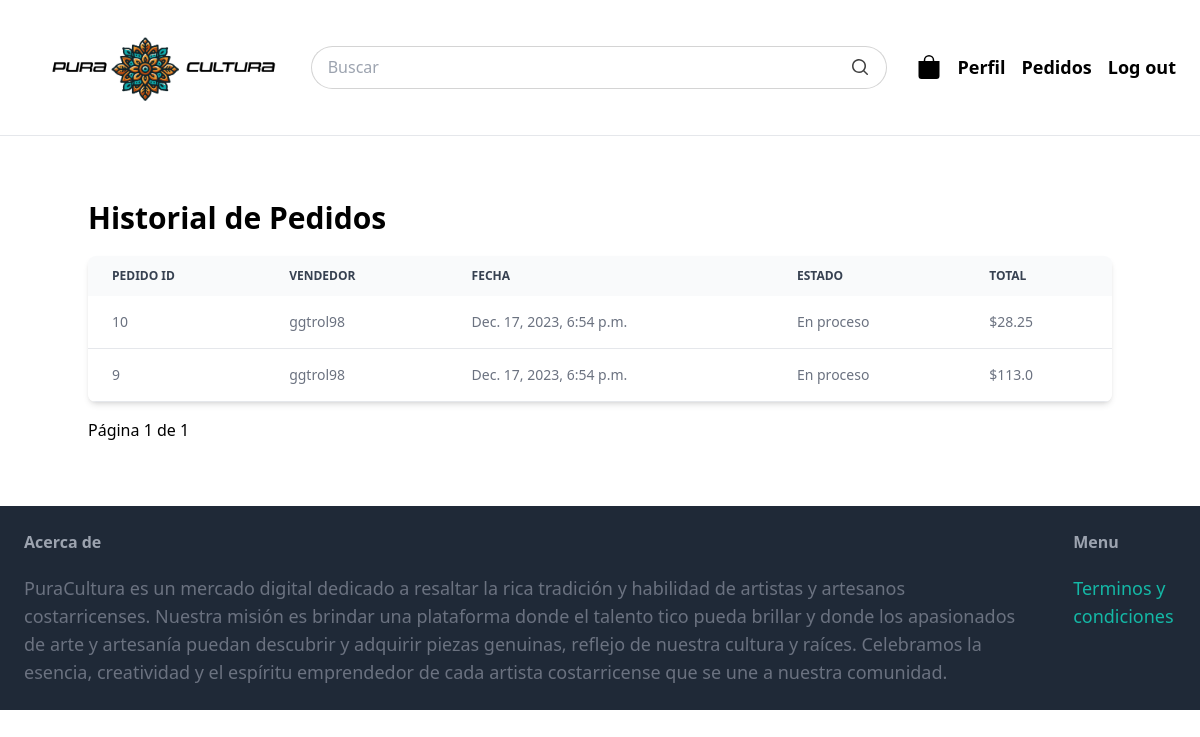
/pedido/historial/ (signed in), run on an earlier commit of the app's database.
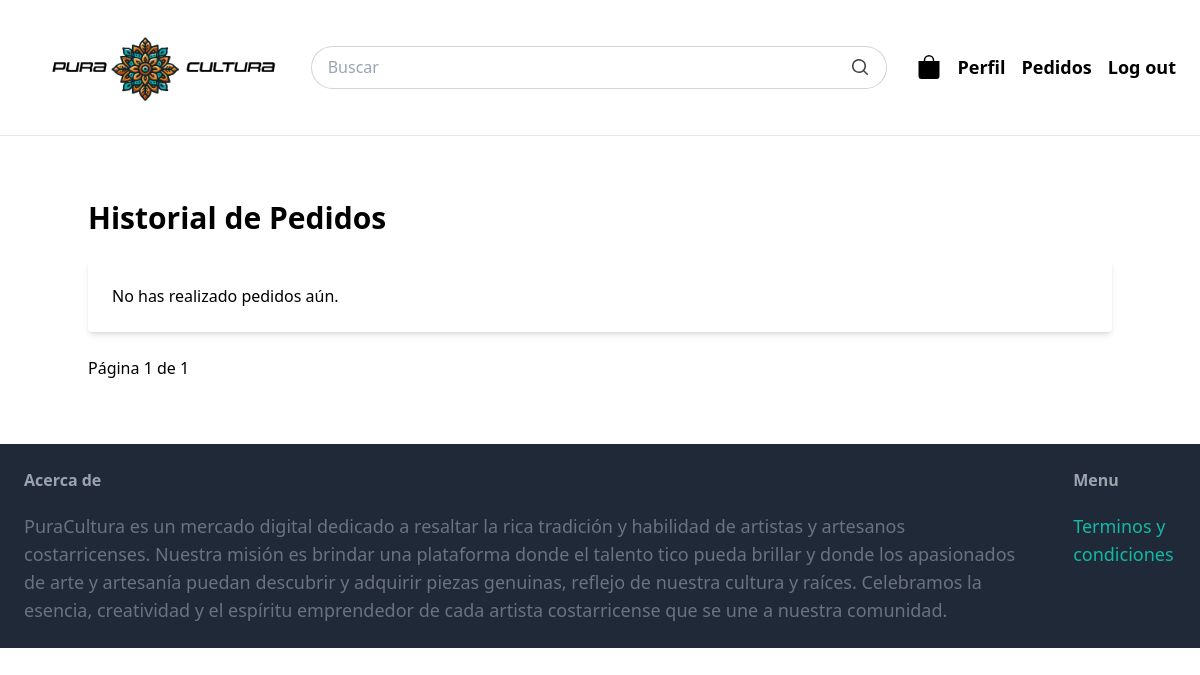
And on a later commit of the database.
### pedido/models.py (models this page shows)
class Pedido(models.Model):
    ESTADO_OPCIONES = [
        ('en proceso', 'En Proceso'),
        ('enviado', 'Enviado'),
        ('entregado', 'Entregado'),
    ]
    usuario = models.ForeignKey(settings.AUTH_USER_MODEL, on_delete=models.CASCADE)
    fecha_creacion = models.DateTimeField(auto_now_add=True)
    actualizacion = models.DateTimeField(auto_now=True)
    estado = models.CharField(max_length=20, choices=ESTADO_OPCIONES, default='en proceso')
    costo_total = models.FloatField()
    direccion_envio = models.ForeignKey(Direccion, on_delete=models.SET_NULL, null=True)

### pedido/views.py (the view)
# urls.py: path('historial/', views.historial_pedidos, name='historial_pedidos'),
@login_required
def historial_pedidos(request):
    pedidos = Pedido.objects.filter(usuario=request.user).annotate(
        vendedor_name=F('itempedido__producto__created_by__username')
    ).order_by('-fecha_creacion')
    paginator = Paginator(pedidos, 5)
    page_number = request.GET.get('page')
    page_obj = paginator.get_page(page_number)
    return render(request, 'pedido/historial_pedidos.html', {'page_obj': page_obj})

### item/cart.py (called while the page is built)
    def __len__(self):
        return sum(item['quantity'] for item in self.cart.values())

### item/context_processors.py (called while the page is built)
def cart_item_count(request):
    return {'cart_item_count': len(Cart(request))}

### pedido/templates/pedido/historial_pedidos.html (shortened to what this page needs)
{% extends 'core/base.html' %}
{% block content %}
<div class="container mx-auto mt-10 mb-10">
    <h2 class="text-3xl font-semibold mb-5">Historial de Pedidos</h2>
    {% if page_obj %}
        <div class="overflow-x-auto relative shadow-md sm:rounded-lg">
            <table class="w-full text-sm text-left text-gray-500 dark:text-gray-400">
                <thead class="text-xs text-gray-700 uppercase bg-gray-50 dark:bg-gray-700 dark:text-gray-400">
                    <tr>
                        <th scope="col" class="py-3 px-6">Pedido ID</th>
                        <th scope="col" class="py-3 px-6">Vendedor</th>
                        <th scope="col" class="py-3 px-6">Fecha</th>
                        <th scope="col" class="py-3 px-6">Estado</th>
                        <th scope="col" class="py-3 px-6">Total</th>
                    </tr>
                </thead>
                <tbody>
                    {% for pedido in page_obj %}
                        <tr class="bg-white border-b dark:bg-gray-800 dark:border-gray-700">
                            <td class="py-4 px-6">{{ pedido.id }}</td>
                            <td class="py-4 px-6">{{ pedido.vendedor_name }}</td>
                            <td class="py-4 px-6">{{ pedido.fecha_creacion }}</td>
                            <td class="py-4 px-6">{{ pedido.estado }}</td>
                            <td class="py-4 px-6">${{ pedido.costo_total }}</td>
                        </tr>
                    {% endfor %}
                </tbody>
            </table>
        </div>
    {% else %}
        <div class="bg-white shadow-md rounded my-6 p-6">
            No has realizado pedidos aún.
        </div>
    {% endif %}
    <div class="mt-4">
        Página {{ page_obj.number }} de {{ page_obj.paginator.num_pages }}
    </div>
</div>
{% endblock %}

What changed in the data, as far as the page shows it:
removed Pedido: id "10", vendedor_name "ggtrol98", fecha_creacion "Dec. 17, 2023, 6:54 p.m.", estado "En proceso", costo_total "28.25"
removed Pedido: id "9", vendedor_name "ggtrol98", fecha_creacion "Dec. 17, 2023, 6:54 p.m.", estado "En proceso", costo_total "113.0"
Also different on the page:
text no longer shown: "PEDIDO ID VENDEDOR FECHA ESTADO TOTAL"
text now shown: "No has realizado pedidos aún."
